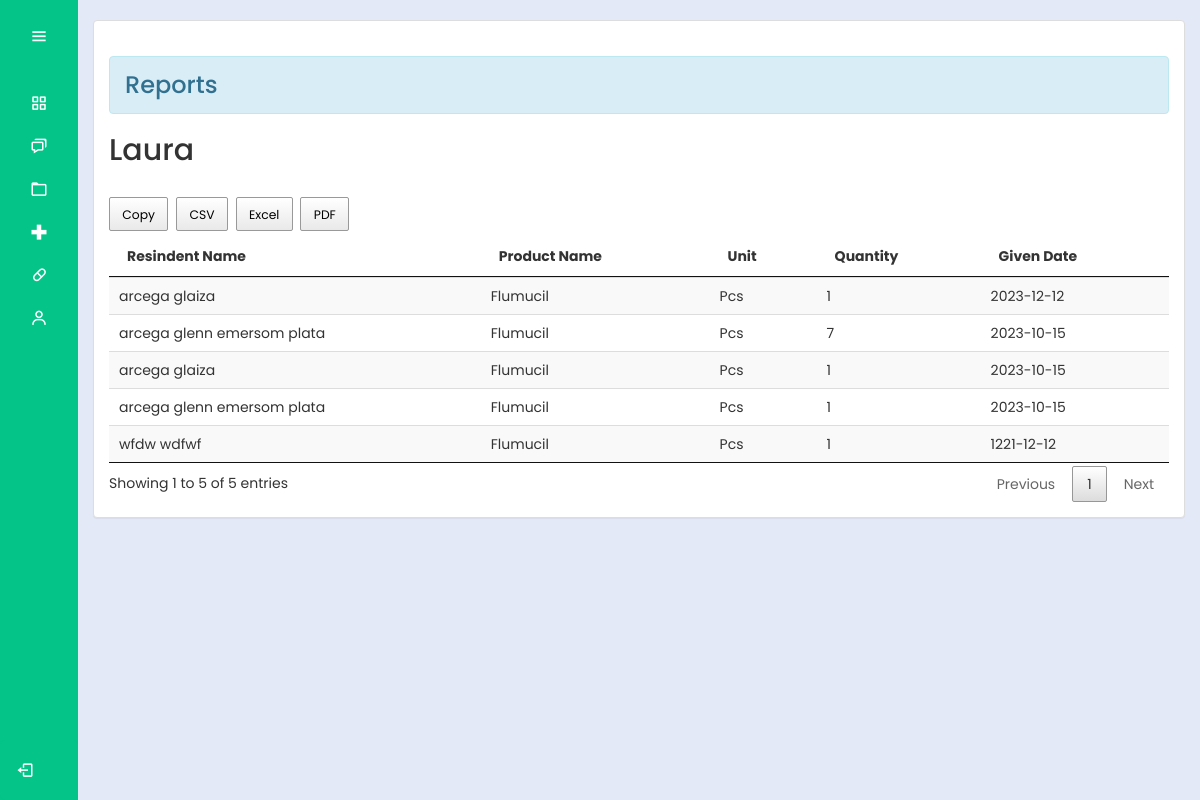
Page /bhw/report.php?productId=60 (signed in) on the earlier database version.
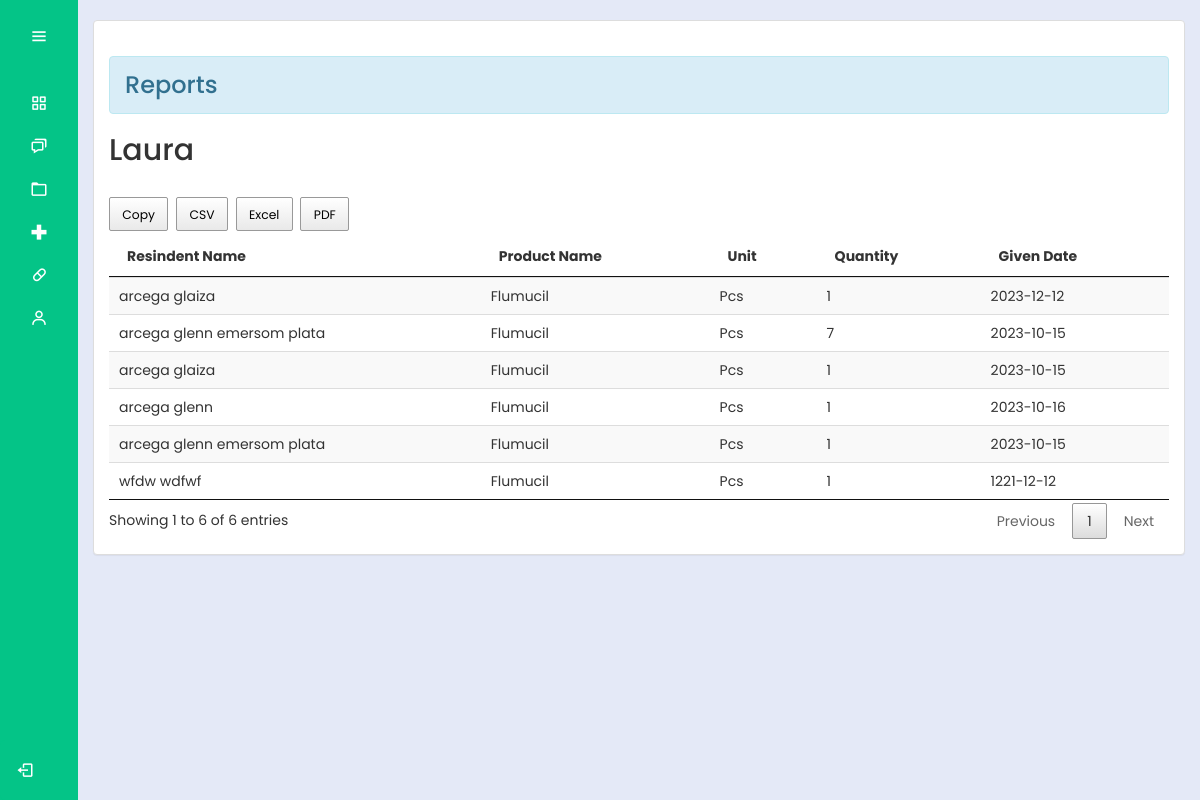
Same page on the later database version.
### tables this page shows
CREATE TABLE `medicines` (
  `productId` int(30) NOT NULL,
  `productName` varchar(100) NOT NULL,
  `sponsor` varchar(100) NOT NULL,
  `unit` varchar(100) NOT NULL,
  `batch` varchar(100) NOT NULL,
  `quantity1` int(10) NOT NULL,
  `total` int(10) NOT NULL,
  `expDate` date NOT NULL,
  `status` varchar(100) NOT NULL
);

CREATE TABLE `request_medicine` (
  `req_med_Id` int(11) NOT NULL,
  `residentId` varchar(100) NOT NULL,
  `lastName` varchar(200) NOT NULL,
  `firstName` varchar(200) NOT NULL,
  `middleName` varchar(200) NOT NULL,
  `productId` varchar(100) NOT NULL,
  `productName` varchar(200) NOT NULL,
  `unit` varchar(100) NOT NULL,
  `quantity_req` int(100) NOT NULL,
  `givenDate` date NOT NULL
);

### bhw/report.php (the view, shortened to what this page needs)
<?php
@include "../connection/connect.php";
if(isset($_SESSION['user_data'])){
?>
<!DOCTYPE html>
<html lang="en">
<head>
  <link rel="stylesheet" href="../cssmainmenu/style.css">
  <link href='https://unpkg.com/boxicons@2.1.4/css/boxicons.min.css' rel='stylesheet'>
  <link rel = "stylesheet" type = "text/css" href = "../css/bootstrap.css " />
  <link rel = "stylesheet" type = "text/css" href = "../css/style.css" />
    <link rel="stylesheet"  href="vendor/DataTables/jquery.datatables.min.css">
    <link rel="stylesheet"  href="vendor/DataTables/buttons.datatables.min.css">
</head>
<body>
<?php try {
    include_once('side_menu.php');
} catch (Exception $e) {
    echo "Error: " . $e->getMessage();
}
 ?>
  <section class="home-section">
    <br>
				<div class="container-fluid">
		<div class="panel panel-default">
			<div class="panel-body">
				<h3><div class="alert alert-info">Reports</div></h3>
      <div>
        <?php
            if (isset($_GET['productId'])) {
              $desiredProductId = $_GET['productId'];
              $query = $mysqli->query("SELECT * FROM medicines WHERE productId = '$desiredProductId'");
              while ($fetch = $query->fetch_assoc()) {
                echo '<h2>' . $fetch['sponsor'] . '</h2>';
            }
          } else {
              echo '<tr><td colspan="3">product ID not provided in the URL.</td></tr>';
          }
        ?>
      </div>
    <br />
          <table id="table" class="table table-striped">
            <thead>
              <tr>
                <th>Resindent Name</th>
                <th>Product Name</th>
                <th>Unit</th>
                <th>Quantity</th>
                <th>Given Date</th>
              </tr>
            </thead>
          <tbody>
      <?php
          if (isset($_GET['productId'])) {
              $desiredProductId = $_GET['productId'];
              $query = $mysqli->query("SELECT * FROM request_medicine WHERE productId = '$desiredProductId'");
              if ($query->num_rows > 0) {
                  while ($fetch = $query->fetch_assoc()) {
                      echo '<tr>';
                      echo '<td>' . $fetch['lastName'] . ' ' . $fetch['firstName'] . ' ' . $fetch['middleName'] . '</td>';
                      echo '<td>' . $fetch['productName'] . '</td>';
                      echo '<td>' . $fetch['unit'] . '</td>';
                      echo '<td>' . $fetch['quantity_req'] . '</td>';
                      echo '<td>' . $fetch['givenDate'] . '</td>';
                      echo '</tr>';
                  }
              } else {
                  echo '<tr><td colspan="3">No records found!.</td></tr>';
              }
          } else {
              echo '<tr><td colspan="3">Product ID not provided in the URL.</td></tr>';
          }
          ?>
            </tbody>
          </table>
        </div>
      </div>
    </div>
</section>
</body>
</html>
<?php
}
else{
	header("Location:.././index.php?error=UnAuthorized Access");
}

Differences in the rows shown:
added request_medicine: lastName "arcega", firstName "glenn", productName "Flumucil", unit "Pcs", quantity_req "1", givenDate "2023-10-16"
Other differences:
text written by a page script: "Copy CSV Excel PDF Showing 1 to 5 of 5 entries Previous 1 Next" → "Copy CSV Excel PDF Showing 1 to 6 of 6 entries Previous 1 Next"
